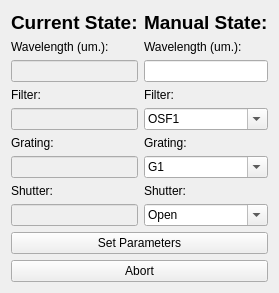
     <widget class="QWidget" name="tab4_manual">
      <attribute name="title">
       <string>Page</string>
      </attribute>
      <layout class="QGridLayout" name="gridLayout_3">
       <item row="0" column="0">
        <layout class="QGridLayout" name="current_params_gridLayout_tab4">
         <item row="2" column="0">
          <widget class="QLineEdit" name="wavelength_current_ledit_tab4">
           <property name="enabled">
            <bool>false</bool>
           </property>
           <property name="text">
            <string/>
           </property>
          </widget>
         </item>
         <item row="4" column="0">
          <widget class="QLineEdit" name="osf_current_ledit_tab4">
           <property name="enabled">
            <bool>false</bool>
           </property>
          </widget>
         </item>
         <item row="1" column="0">
          <widget class="QLabel" name="wavelength_current_label_tab4">
           <property name="text">
            <string>Wavelength (um.):</string>
           </property>
          </widget>
         </item>
         <item row="7" column="0">
          <widget class="QLabel" name="shutter_current_label_tab4">
           <property name="text">
            <string>Shutter:</string>
           </property>
          </widget>
         </item>
         <item row="6" column="0">
          <widget class="QLineEdit" name="grating_current_ledit_tab4">
           <property name="enabled">
            <bool>false</bool>
           </property>
          </widget>
         </item>
         <item row="0" column="0">
          <widget class="QLabel" name="curent_parameters_title_tab4">
           <property name="font">
            <font>
             <pointsize>14</pointsize>
             <weight>75</weight>
             <bold>true</bold>
            </font>
           </property>
           <property name="text">
            <string>Current State:</string>
           </property>
          </widget>
         </item>
         <item row="5" column="0">
          <widget class="QLabel" name="grating_current_label_tab4">
           <property name="text">
            <string>Grating:</string>
           </property>
          </widget>
         </item>
         <item row="8" column="0">
          <widget class="QLineEdit" name="shutter_current_ledit_tab4">
           <property name="enabled">
            <bool>false</bool>
           </property>
          </widget>
         </item>
         <item row="3" column="0">
          <widget class="QLabel" name="osf_current_label_tab4">
           <property name="text">
            <string>Filter:</string>
           </property>
          </widget>
         </item>
        </layout>
       </item>
       <item row="0" column="1">
        <layout class="QGridLayout" name="new_params_gridLayout_tab4">
         <item row="8" column="0">
          <widget class="QComboBox" name="shutter_new_cbox_tab4">
           <property name="editable">
            <bool>true</bool>
           </property>
           <item>
            <property name="text">
             <string>Open</string>
            </property>
           </item>
           <item>
            <property name="text">
             <string>Close</string>
            </property>
           </item>
          </widget>
         </item>
         <item row="0" column="0">
          <widget class="QLabel" name="new_parameters_title">
           <property name="font">
            <font>
             <pointsize>14</pointsize>
             <weight>75</weight>
             <bold>true</bold>
            </font>
           </property>
           <property name="text">
            <string>Manual State:</string>
           </property>
          </widget>
         </item>
         <item row="2" column="0">
          <widget class="QLineEdit" name="wavelength_new_ledit_tab4"/>
         </item>
         <item row="5" column="0">
          <widget class="QLabel" name="grating_new_label_tab4">
           <property name="text">
            <string>Grating:</string>
           </property>
          </widget>
         </item>
         <item row="1" column="0">
          <widget class="QLabel" name="wavelength_new_label_tab4">
           <property name="text">
            <string>Wavelength (um.):</string>
           </property>
          </widget>
         </item>
         <item row="3" column="0">
          <widget class="QLabel" name="osf_new_label_tab4">
           <property name="text">
            <string>Filter:</string>
           </property>
          </widget>
         </item>
         <item row="7" column="0">
          <widget class="QLabel" name="shuttter_new_label_tab4">
           <property name="text">
            <string>Shutter:</string>
           </property>
          </widget>
         </item>
         <item row="4" column="0">
          <widget class="QComboBox" name="osf_new_cbox_tab4">
           <property name="editable">
            <bool>true</bool>
           </property>
           <item>
            <property name="text">
             <string>OSF1</string>
            </property>
           </item>
           <item>
            <property name="text">
             <string>OSF2</string>
            </property>
           </item>
           <item>
            <property name="text">
             <string>OSF3</string>
            </property>
           </item>
           <item>
            <property name="text">
             <string>OSF4</string>
            </property>
           </item>
          </widget>
         </item>
         <item row="6" column="0">
          <widget class="QComboBox" name="grating_new_cbox_tab4">
           <property name="editable">
            <bool>true</bool>
           </property>
           <item>
            <property name="text">
             <string>G1</string>
            </property>
           </item>
           <item>
            <property name="text">
             <string>G2</string>
            </property>
           </item>
           <item>
            <property name="text">
             <string>G3</string>
            </property>
           </item>
          </widget>
         </item>
        </layout>
       </item>
       <item row="1" column="0" colspan="2">
        <layout class="QGridLayout" name="run_bottons_gridLayout_tab4">
         <item row="0" column="0">
          <widget class="QPushButton" name="set_parameters_button_tab4">
           <property name="sizePolicy">
            <sizepolicy hsizetype="Minimum" vsizetype="Minimum">
             <horstretch>0</horstretch>
             <verstretch>0</verstretch>
            </sizepolicy>
           </property>
           <property name="text">
            <string>Set Parameters</string>
           </property>
          </widget>
         </item>
         <item row="1" column="0">
          <widget class="QPushButton" name="abort_manual_button_tab4">
           <property name="sizePolicy">
            <sizepolicy hsizetype="Minimum" vsizetype="Minimum">
             <horstretch>0</horstretch>
             <verstretch>0</verstretch>
            </sizepolicy>
           </property>
           <property name="text">
            <string>Abort</string>
           </property>
          </widget>
         </item>
        </layout>
       </item>
      </layout>
     </widget>
